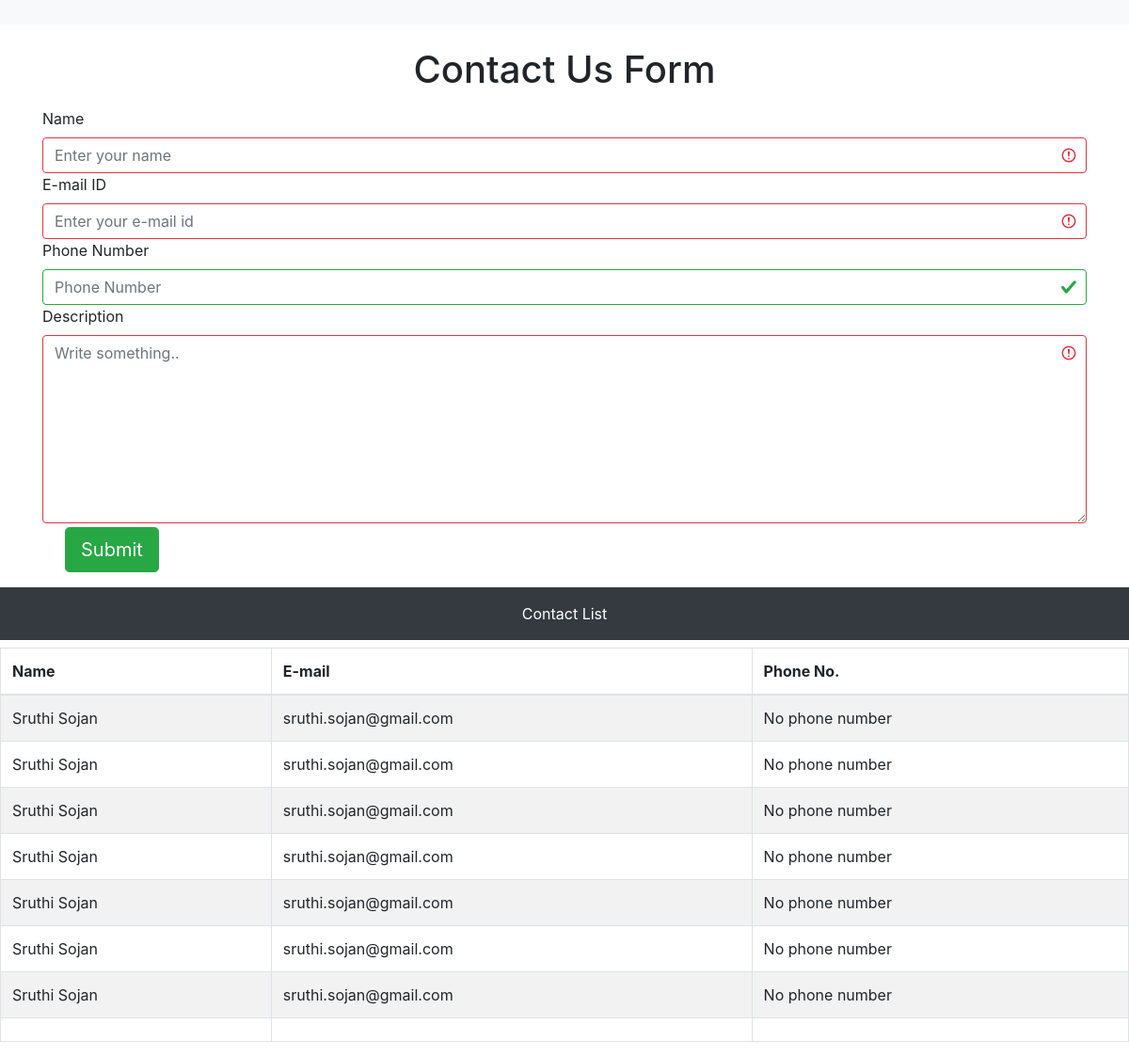
The app's page /, older data.
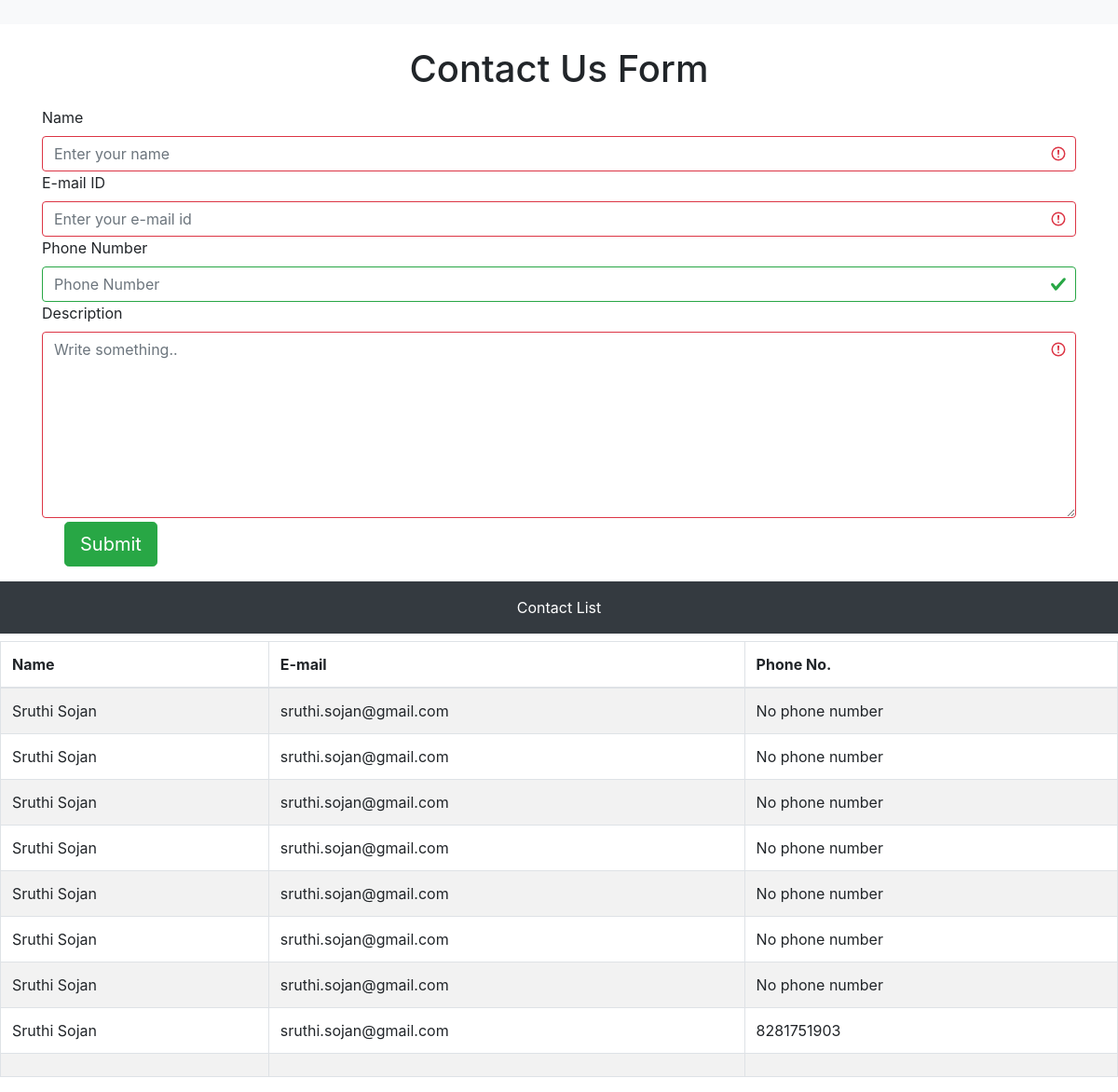
The same page, newer data.
### contactus/models.py (models this page shows, shortened)
class Contact(models.Model):
    name=models.CharField(max_length=100)
    email=models.EmailField()
    num=models.CharField(max_length=30)
    subject=models.TextField()
    class Meta:
        ordering=('id',)

### contactus/views.py (the view)
# urls.py: path('', views.contact, name='contact'),
def contact(request):
    contacts=Contact.objects.all()
    template='index.html'
    return render(request,template,{'contactlists':contacts})

### contactus/templates/index.html (shortened to what this page needs)
<!doctype html>
<html lang="en">
  <head>
    <link rel="stylesheet" href="https://stackpath.bootstrapcdn.com/bootstrap/4.5.2/css/bootstrap.min.css">
  </head>
  <body>
    <nav class="navbar navbar-light bg-light">
    </nav><br>
    <h1 class="text-center">Contact Us Form</h1>
    <div class="container">
        <form id="user" class="was-validated" method="post">
            <div class="form-group">
                <label for="fname">Name</label>
                <input name='name' type="text" id="name" class="form-control" placeholder="Enter your name" maxlength="100" minlength=3 required>
                <label for="exampleInputEmail1">E-mail ID</label>
                <input name='email' class="form-control" id="email" placeholder="Enter your e-mail id" aria-describedby="emailHelp" required>
                <label for="phone_no">Phone Number</label>
                <input type="text" name='num' input name="color" data-validation="number" datavalidation-ignore="$" class="form-control" id="num" placeholder="Phone Number" maxlength="10" minlength="10" pattern="\d*">
                <label for="subject">Description</label>
                <textarea name='subject' class="form-control" id="subject" name="subject" placeholder="Write something.." style="height: 200px" minlength=20 required></textarea>
                <input id="submit" type="submit" class="btn btn-success btn-lg mt-1 ml-4" value="Submit">
            </div>
        </form>
      </div>
      <div>
          <div class="p-3 mb-2 bg-dark text-white" style="text-align: center">Contact List</div>
          <table class="table table-striped table-bordered">
              <thead>
                  <tr>
                      <th scope="col">Name</th>
                      <th scope="col">E-mail</th>
                      <th scope="col">Phone No.</th>
                  </tr>
              </thead>
              <tbody>
                  {% for contactlist in contactlists %}
                  <tr>
                      <td>{{contactlist.name}}</td>
                      <td>{{contactlist.email}}</td>
                      <td>{{contactlist.num}}</td>
                  </tr>
                  {% endfor %}
                  <tr>
                      <td id="n1"></td>
                      <td id="n2"></td>
                      <td id="n3"></td>
                  </tr>
              </tbody>
          </table>
      </div>
  </body>
</html>

Row changes from the older to the newer data that the page shows:
added Contact: name "Sruthi Sojan", email "sruthi.sojan@gmail.com", num "8281751903"
